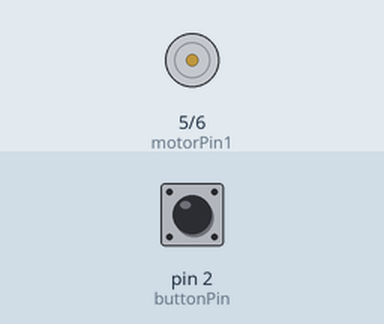
This program was run on a simulated Arduino Uno, built with avr-gcc and run on an emulated ATmega328P. On the bench: motor-driver pin pairs drawn as motors (green arrow = first pin HIGH = forward, orange = second pin HIGH = backward, longer = more drive). Inputs (shaded band) come from the test bench; at power-on: pin 2 (buttonPin) LOW.

Above: at 1.2 s.
1.3 s: pin 2 (buttonPin) pulled HIGH for 1 s
At 2.6 s:
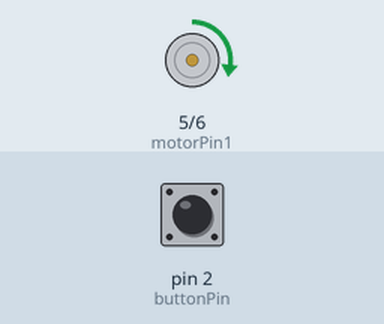
3.8 s: pin 2 (buttonPin) pulled HIGH for 0.15 s
At 4.9 s:
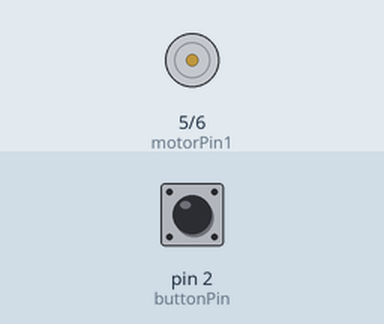
5.4 s: pin 2 (buttonPin) pulled HIGH for 3.2 s
Timing chart, 0 to 8.4 s (numbered marks = the images above; inputs shaded):
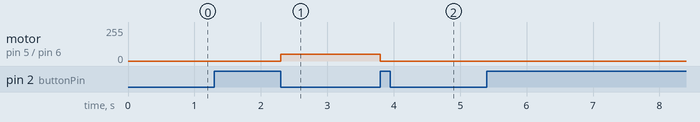

Measured:
- after the input at 1.3 s, motor on pin 5 (motorPin1) / pin 6 (motorPin2): stopped → forward 50/255 after 1.0 s
- after the input at 3.8 s, motor on pin 5 (motorPin1) / pin 6 (motorPin2): forward 50/255 → stopped at once

The program:

main.cpp
```cpp
#include <Arduino.h>

//L293D
//Motor
const int motorPin1  = 5;  // Pin 14 of L293
const int motorPin2  = 6;  // Pin 10 of L293

const int buttonPin = 2;    // Pin for the pushbutton
int buttonState = 0;        // sets the buttonstate to 0

unsigned long previousMillis = 0;        // will store last time button was pushed
const long interval = 1000;           // duration of spinning motor


void setup(){

    //Set pins as outputs
    pinMode(motorPin1, OUTPUT);
    pinMode(motorPin2, OUTPUT);
    pinMode(buttonPin, INPUT);

    //Motor Control - Motor A: motorPin1,motorpin2

   // //This code  will turn Motor A clockwise for 2 sec.
   // digitalWrite(motorPin1, HIGH);
   // digitalWrite(motorPin2, LOW);
   // digitalWrite(motorPin3, LOW);
   // digitalWrite(motorPin4, LOW);
   // delay(2000);
}


void loop(){
   unsigned long currentMillis = millis();
   buttonState = digitalRead(buttonPin);
        if (buttonState == HIGH) {
                if (currentMillis - previousMillis >= interval) {
                        previousMillis = currentMillis;
                        analogWrite(motorPin1, 50);
                        analogWrite(motorPin2, 0);
                }
                else{
                        analogWrite(motorPin1, 0);
                        analogWrite(motorPin2, 0);
                }
        }
        else{
        }
}
```
